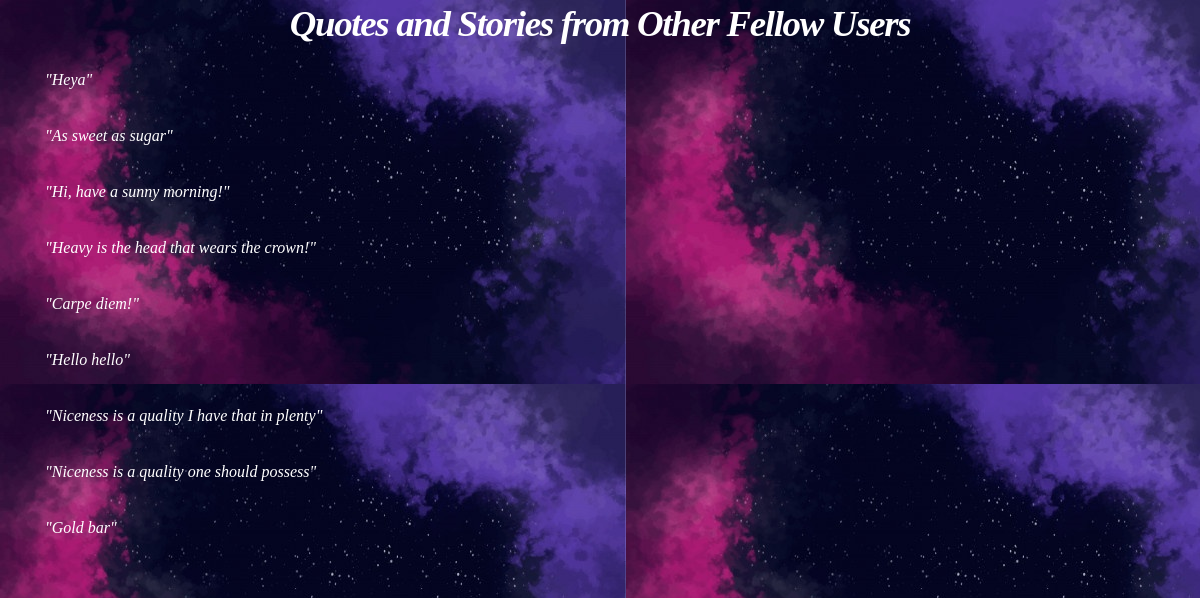
The page /full_quotes.php on the database its author committed.
### tables this page shows
CREATE TABLE `quotes` (
  `q_id` int(11) NOT NULL,
  `quote` text NOT NULL DEFAULT '\'"Life is beautiful"\''
);

### full_quotes.php (the view, shortened to what this page needs)
<!DOCTYPE HTML>
<html>
<head>
	<link rel="stylesheet" type="text/css" href="PB-ProjectStyle.css">
</head>
<body>
<H1><center><i>Quotes and Stories from Other Fellow Users</i></center></H1>
<div class="spotlight">
              <div class = "container">
                <div class = "container">
<i>
<?php
$link = mysqli_connect("localhost", "root", "", "stay_at_home");
$sqselect="SELECT quote FROM quotes";
if($result=mysqli_query($link, $sqselect)){
    while ($row = mysqli_fetch_assoc($result))
 {
    echo '"'.$row['quote'].'"';
    echo "<br><br>";
 }
}
else{
    echo "ERROR: Could not able to execute $sql. " . mysqli_error($link);
    }
?>
                </div>
              </div>
</body>
</html>

### PB-ProjectStyle.css (style rules this page uses)
body { background-image: url("Website.jpeg"), -webkit-linear-gradient(45deg, #e37682 15%, #5f4d93 85%); line-height: 1; }
body { -webkit-text-size-adjust: none; }
body { -ms-overflow-style: scrollbar; }
html { box-sizing: border-box; }
*, *:before, *:after { box-sizing: inherit; }
body, input, select, textarea { color: #585858; font-family: "Source Sans Pro", Helvetica, sans-serif; font-size: 16pt; font-weight: 300; line-height: 1.75; }
@media screen and (max-width: 1680px) { body, input, select, textarea { font-size: 14pt; } }
@media screen and (max-width: 1280px) { body, input, select, textarea { font-size: 12pt; } }
em, i { font-style: italic; }
h1 { font-size: 2.3em; font-weight: 700; line-height: 1.3; margin: 0 0 0.5em 0; letter-spacing: -0.035em; }
.spotlight { display: -moz-flex; display: -webkit-flex; display: -ms-flex; display: flex; -moz-align-items: center; -webkit-align-items: center; -ms-align-items: center; align-items: center; margin: 0 0 2em 0; }

### full_quotes.php (style rules this page uses)
body { background-image: url("quotes.jpeg"); color: white; font-family: "Comic Sans MS", "Comic Sans", cursive; }

### rows shown on the page
quotes: quote "Heya"
quotes: quote "As sweet as sugar"
quotes: quote "Hi, have a sunny morning!"
quotes: quote "Heavy is the head that wears the crown!"
quotes: quote "Carpe diem!"
quotes: quote "Hello hello"
quotes: quote "Niceness is a quality I have that in plenty"
quotes: quote "Niceness is a quality one should possess"
quotes: quote "Gold bar"
